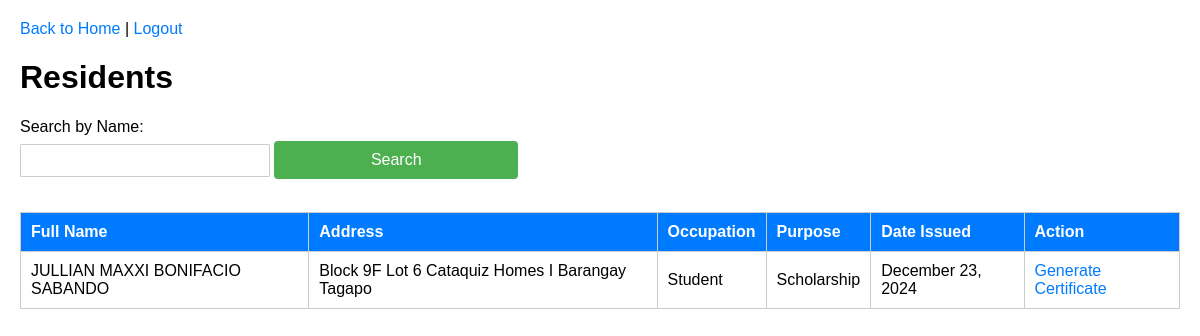
/residents, run on an earlier commit of the app's database.
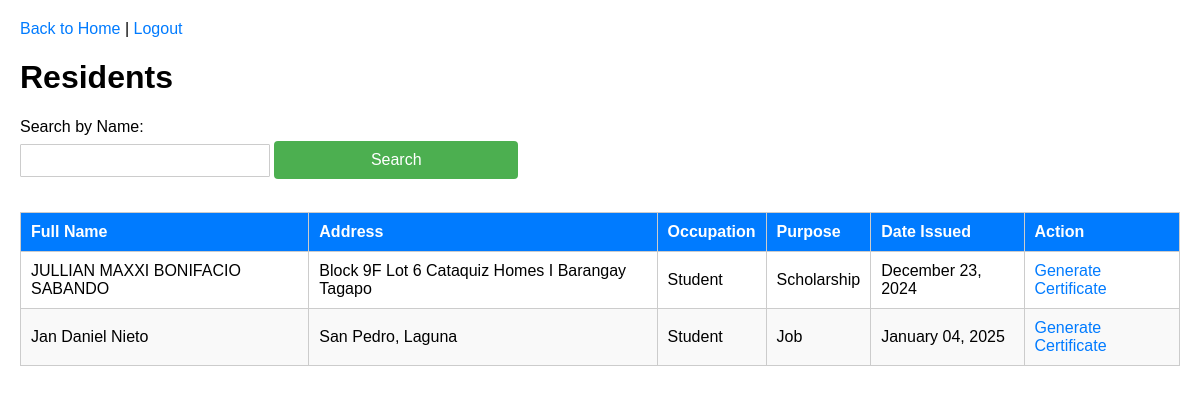
And on a later commit of the database.
### app.py (models this page shows)
class Resident(db.Model):
    id = db.Column(db.Integer, primary_key=True)
    full_name = db.Column(db.String(100), nullable=False)
    address = db.Column(db.String(200), nullable=False)
    occupation = db.Column(db.String(100), nullable=False)
    purpose = db.Column(db.String(200), nullable=False)
    date_issued = db.Column(db.DateTime, default=datetime.utcnow)

### app.py (the view)
@app.route('/residents', methods=['GET'])
def index():
    query = request.args.get('query', '')
    if query:
        residents = Resident.query.filter(Resident.full_name.contains(query)).all()
    else:
        residents = Resident.query.all()
    return render_template('index.html', residents=residents, query=query)

### app.py (called while the page is built)
@app.before_request
def restrict_access():
    if current_user.is_authenticated:
        restricted_routes = {
            'admin': [],
            'user': ['delete_resident', 'manage_users'],
        }
        if current_user.role not in restricted_routes:
            return
        if request.endpoint in restricted_routes.get(current_user.role, []):
            flash('You are not authorized to access this page.', 'danger')
            return redirect(url_for('home_screen'))

### templates/index.html (shortened to what this page needs)
<!DOCTYPE html>
<html lang="en">
<head>
    <link rel="stylesheet" href="styles.css">
</head>
<body>
    <div class="header">
        <a href="{{ url_for('home_screen') }}">Back to Home</a> |
        <a href="{{ url_for('logout') }}">Logout</a>
    </div>
    <h1>Residents</h1>
    <form method="GET">
        <label for="query">Search by Name:</label>
        <input type="text" name="query" value="{{ query }}">
        <button type="submit">Search</button>
    </form>
    <table border="1">
        <thead>
            <tr>
                <th>Full Name</th>
                <th>Address</th>
                <th>Occupation</th>
                <th>Purpose</th>
                <th>Date Issued</th>
                <th>Action</th>
            </tr>
        </thead>
        <tbody>
            {% for resident in residents %}
            <tr>
                <td>{{ resident.full_name }}</td>
                <td>{{ resident.address }}</td>
                <td>{{ resident.occupation }}</td>
                <td>{{ resident.purpose }}</td>
                <td>
                    {% if resident.date_issued %}
                        {{ resident.date_issued.strftime('%B %d, %Y') }}
                    {% else %}
                        N/A
                    {% endif %}
                </td>
                <td>
                    <a href="{{ url_for('generate', id=resident.id) }}">Generate Certificate</a>
                </td>
            </tr>
            {% endfor %}
        </tbody>
    </table>
</body>
</html>

### templates/styles.css (style rules this page uses)
body { font-family: Arial, sans-serif; margin: 20px; }
label { display: block; margin: 10px 0 5px; }
input[type="text"] { width: 20%; padding: 8px; margin-bottom: 15px; border: 1px solid #ccc; border-radius: 1px; }
button { width: 21%; padding: 10px; background-color: #4CAF50; color: white; border: none; border-radius: 4px; cursor: pointer; font-size: 16px; }
a { text-decoration: none; color: #007BFF; }
table { width: 100%; border-collapse: collapse; margin-top: 20px; }
th, td { border: 1px solid #ccc; padding: 10px; text-align: left; }
th { background-color: #007BFF; color: white; }
tr:nth-child(even) { background-color: #f9f9f9; }

What changed in the data, as far as the page shows it:
added Resident: full_name "Jan Daniel Nieto", address "San Pedro, Laguna", occupation "Student", purpose "Job", date_issued "January 04, 2025"
